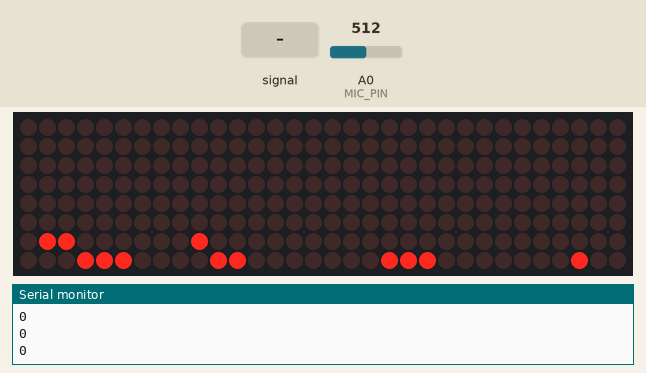
The sketch below on a simulated Arduino Uno, built with avr-gcc and run on an emulated ATmega328P. Shown: 32×8 LED matrix, the last lines printed to the serial monitor. Inputs (shaded band) come from the test bench; at power-on: A0 (MIC_PIN) = 512. Random numbers use the default seed unless the sketch sets one.

Above: at 1.2 s.
1.3 s: A0 (MIC_PIN) fed a 200 Hz sine of ±81 counts around its level
At 1.77 s:
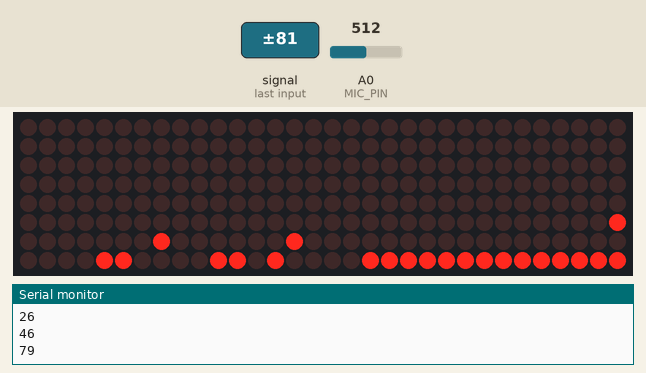
4.0 s: A0 (MIC_PIN) set to 716
At 4.33 s:
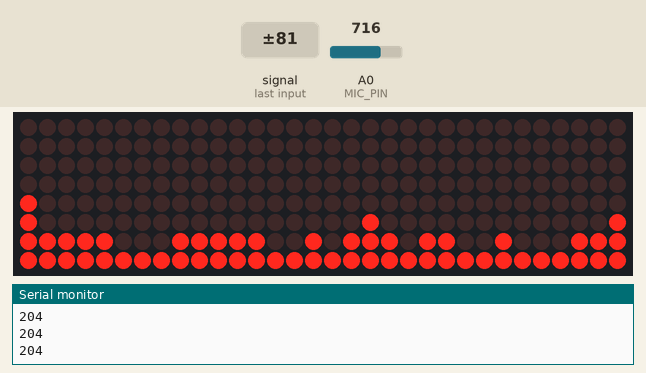
6.6 s: A0 (MIC_PIN) fed a 1000 Hz sine of ±255 counts around its level
At 7.09 s:
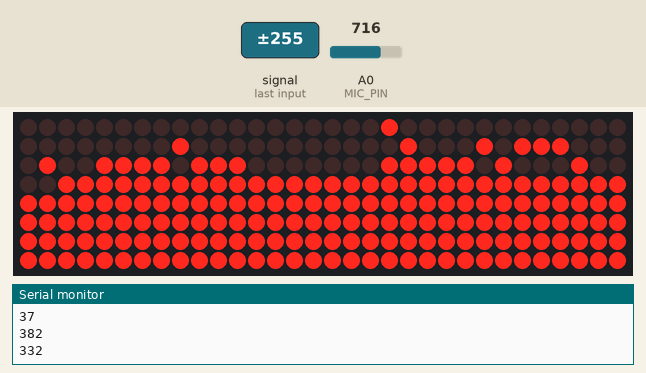
9.0 s: A0 (MIC_PIN) fed a 2 Hz sine of ±306 counts around its level
At 9.23 s:
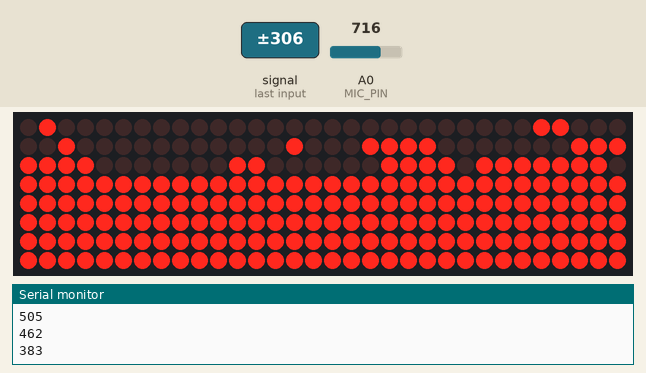
11.4 s: A0 (MIC_PIN) set to 900
At 11.67 s:
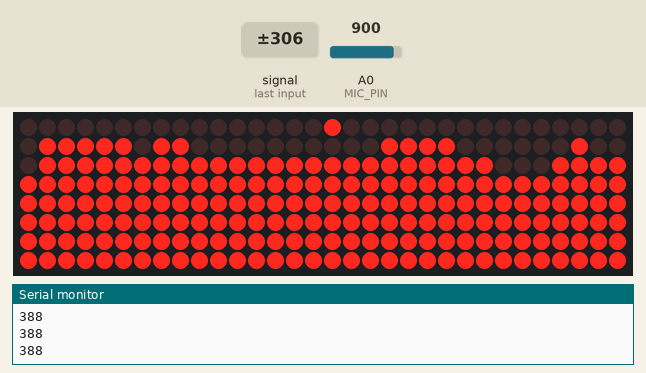
13.9 s: A0 (MIC_PIN) set to 780
16.4 s: A0 (MIC_PIN) set to 771
At 17.23 s:
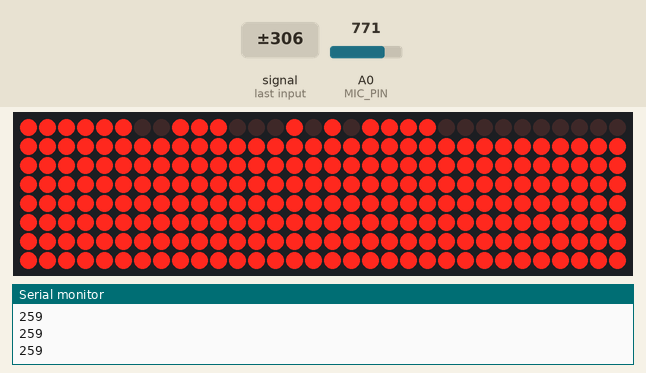
Timing chart, 0 to 19.4 s (numbered marks = the images above; inputs shaded):
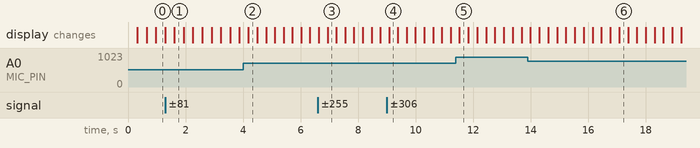

The sketch:

AudioVisualiser.ino
```cpp
#include <MD_MAX72xx.h>
#include <SPI.h>

#define HARDWARE_TYPE MD_MAX72XX::FC16_HW
#define MAX_DEVICES 4
#define CS_PIN 10

MD_MAX72XX mx = MD_MAX72XX(HARDWARE_TYPE, CS_PIN, MAX_DEVICES);

#define MIC_PIN A0
#define COLS 32
#define ROWS 8

float smoothed[COLS];
float targets[COLS];
int targetTimer[COLS];
int peak[COLS];
int decayCounter = 0;
const int DECAY_INTERVAL = 5;

void setup() {
  mx.begin();
  mx.control(MD_MAX72XX::INTENSITY, 3);
  mx.clear();
  Serial.begin(9600);
  randomSeed(analogRead(A1));

  for (int i = 0; i < COLS; i++) {
    smoothed[i] = 0;
    targets[i] = 0;
    peak[i] = 0;
    targetTimer[i] = random(0, 20);
  }
}

void loop() {
  // ===== YOUR WORKING MIC CODE =====
  int raw = analogRead(MIC_PIN);
  int centered = abs(raw - 512);
  Serial.println(centered);
  static float globalSmooth = 0;
  int gated = (centered > 10) ? (centered - 10) : 0;  // Adjust these parameters depending on how much noise you have on the Serial Plotter
  globalSmooth = globalSmooth * 0.85 + gated * 0.15;
  int baseHeight = map((int)globalSmooth, 0, 250, 0, ROWS);  // Adjust how high you want the dots to go up
  baseHeight = constrain(baseHeight, 0, ROWS);

  // ===== UPDATE COLUMN TARGETS =====
  for (int x = 0; x < COLS; x++) {
    targetTimer[x]--;

    if (targetTimer[x] <= 0) {
      int spread = random(-2, 3);
      targets[x] = constrain(baseHeight + spread, 0, ROWS);
      targetTimer[x] = random(5, 20);
    }

    smoothed[x] = smoothed[x] * 0.80 + targets[x] * 0.20;
  }

  // ===== SPATIAL SMOOTH =====
  for (int x = 1; x < COLS - 1; x++) {
    smoothed[x] = smoothed[x] * 0.7 + (smoothed[x-1] + smoothed[x+1]) * 0.15;
  }

  // ===== DRAW =====
  mx.clear();
  mx.control(MD_MAX72XX::UPDATE, MD_MAX72XX::OFF);

  decayCounter++;

  for (int x = 0; x < COLS; x++) {
    int h = constrain((int)round(smoothed[x]), 0, ROWS);

    for (int y = 0; y < h; y++) {
      mx.setPoint(7 - y, x, true);
    }

    if (h >= peak[x]) peak[x] = h;
    if (peak[x] > h) mx.setPoint(7 - peak[x], x, true);
    if (decayCounter >= DECAY_INTERVAL && peak[x] > 0) peak[x]--;
  }

  if (decayCounter >= DECAY_INTERVAL) decayCounter = 0;

  mx.control(MD_MAX72XX::UPDATE, MD_MAX72XX::ON);
  delay(25);
}
```

Measured:
- the behaviour switches between 772 and 771 on A0 (MIC_PIN) (found by bisection; images 5 and 6)
